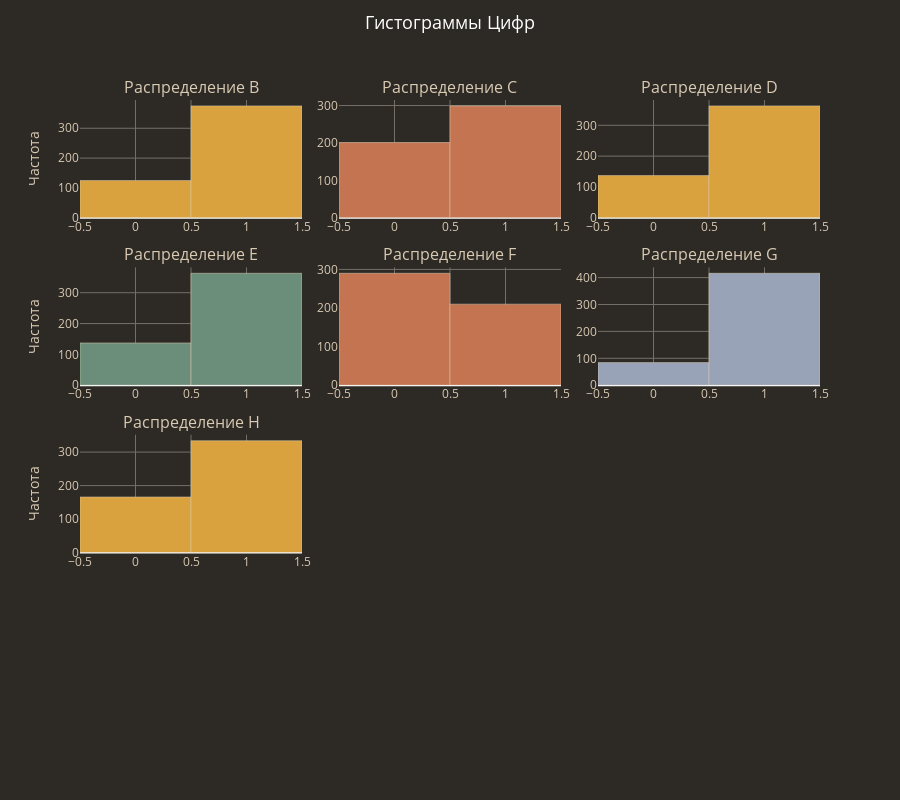

The code cell stored with this chart in its notebook:
### Code cell
hist(df_numeric, title_text='Гистограммы Цифр')

### Figure 1 — Plotly figure (JSON) as saved in the notebook; plotly's stock layout.template omitted (floating-point values rounded to 4 significant figures; data arrays with more than 128 entries replaced by an {"elided": "..."} marker saying what was removed)
{"data": [{"marker": {"color": "#D9A23E", "line": {"color": "#D9CAB3", "width": 0.5}}, "name": "B", "type": "histogram", "x": {"elided": "500 int values"}, "xaxis": "x", "xbins": {"size": 1}, "yaxis": "y"}, {"marker": {"color": "#C47451", "line": {"color": "#D9CAB3", "width": 0.5}}, "name": "C", "type": "histogram", "x": {"elided": "500 int values"}, "xaxis": "x2", "xbins": {"size": 1}, "yaxis": "y2"}, {"marker": {"color": "#D9A23E", "line": {"color": "#D9CAB3", "width": 0.5}}, "name": "D", "type": "histogram", "x": {"elided": "500 int values"}, "xaxis": "x3", "xbins": {"size": 1}, "yaxis": "y3"}, {"marker": {"color": "#6B8E7A", "line": {"color": "#D9CAB3", "width": 0.5}}, "name": "E", "type": "histogram", "x": {"elided": "500 int values"}, "xaxis": "x4", "xbins": {"size": 1}, "yaxis": "y4"}, {"marker": {"color": "#C47451", "line": {"color": "#D9CAB3", "width": 0.5}}, "name": "F", "type": "histogram", "x": {"elided": "500 int values"}, "xaxis": "x5", "xbins": {"size": 1}, "yaxis": "y5"}, {"marker": {"color": "#99A3B8", "line": {"color": "#D9CAB3", "width": 0.5}}, "name": "G", "type": "histogram", "x": {"elided": "500 int values"}, "xaxis": "x6", "xbins": {"size": 1}, "yaxis": "y6"}, {"marker": {"color": "#D9A23E", "line": {"color": "#D9CAB3", "width": 0.5}}, "name": "H", "type": "histogram", "x": {"elided": "500 int values"}, "xaxis": "x7", "xbins": {"size": 1}, "yaxis": "y7"}], "layout": {"annotations": [{"font": {"size": 16}, "showarrow": false, "text": "Распределение B", "x": 0.15, "xanchor": "center", "xref": "paper", "y": 1, "yanchor": "bottom", "yref": "paper"}, {"font": {"size": 16}, "showarrow": false, "text": "Распределение C", "x": 0.5, "xanchor": "center", "xref": "paper", "y": 1, "yanchor": "bottom", "yref": "paper"}, {"font": {"size": 16}, "showarrow": false, "text": "Распределение D", "x": 0.85, "xanchor": "center", "xref": "paper", "y": 1, "yanchor": "bottom", "yref": "paper"}, {"font": {"size": 16}, "showarrow": false, "text": "Распределение E", "x": 0.15, "xanchor": "center", "xref": "paper", "y": 0.73, "yanchor": "bottom", "yref": "paper"}, {"font": {"size": 16}, "showarrow": false, "text": "Распределение F", "x": 0.5, "xanchor": "center", "xref": "paper", "y": 0.73, "yanchor": "bottom", "yref": "paper"}, {"font": {"size": 16}, "showarrow": false, "text": "Распределение G", "x": 0.85, "xanchor": "center", "xref": "paper", "y": 0.73, "yanchor": "bottom", "yref": "paper"}, {"font": {"size": 16}, "showarrow": false, "text": "Распределение H", "x": 0.15, "xanchor": "center", "xref": "paper", "y": 0.46, "yanchor": "bottom", "yref": "paper"}], "autosize": true, "font": {"color": "#D9CAB3"}, "height": 800, "paper_bgcolor": "#2D2A26", "plot_bgcolor": "#2D2A26", "showlegend": false, "title": {"font": {"color": "white", "size": 18}, "text": "Гистограммы Цифр", "x": 0.5, "xanchor": "center", "y": 0.98, "yanchor": "top"}, "xaxis": {"anchor": "y", "color": "#D9CAB3", "domain": [0, 0.3], "gridcolor": "#736E66"}, "xaxis10": {"anchor": "y10", "domain": [0, 0.3]}, "xaxis11": {"anchor": "y11", "domain": [0.35, 0.65]}, "xaxis12": {"anchor": "y12", "domain": [0.7, 1]}, "xaxis2": {"anchor": "y2", "color": "#D9CAB3", "domain": [0.35, 0.65], "gridcolor": "#736E66"}, "xaxis3": {"anchor": "y3", "color": "#D9CAB3", "domain": [0.7, 1], "gridcolor": "#736E66"}, "xaxis4": {"anchor": "y4", "color": "#D9CAB3", "domain": [0, 0.3], "gridcolor": "#736E66"}, "xaxis5": {"anchor": "y5", "color": "#D9CAB3", "domain": [0.35, 0.65], "gridcolor": "#736E66"}, "xaxis6": {"anchor": "y6", "color": "#D9CAB3", "domain": [0.7, 1], "gridcolor": "#736E66"}, "xaxis7": {"anchor": "y7", "color": "#D9CAB3", "domain": [0, 0.3], "gridcolor": "#736E66"}, "xaxis8": {"anchor": "y8", "domain": [0.35, 0.65]}, "xaxis9": {"anchor": "y9", "domain": [0.7, 1]}, "yaxis": {"anchor": "x", "color": "#D9CAB3", "domain": [0.81, 1], "gridcolor": "#736E66", "title": {"text": "Частота"}}, "yaxis10": {"anchor": "x10", "domain": [0, 0.19]}, "yaxis11": {"anchor": "x11", "domain": [0, 0.19]}, "yaxis12": {"anchor": "x12", "domain": [0, 0.19]}, "yaxis2": {"anchor": "x2", "color": "#D9CAB3", "domain": [0.81, 1], "gridcolor": "#736E66"}, "yaxis3": {"anchor": "x3", "color": "#D9CAB3", "domain": [0.81, 1], "gridcolor": "#736E66"}, "yaxis4": {"anchor": "x4", "color": "#D9CAB3", "domain": [0.54, 0.73], "gridcolor": "#736E66", "title": {"text": "Частота"}}, "yaxis5": {"anchor": "x5", "color": "#D9CAB3", "domain": [0.54, 0.73], "gridcolor": "#736E66"}, "yaxis6": {"anchor": "x6", "color": "#D9CAB3", "domain": [0.54, 0.73], "gridcolor": "#736E66"}, "yaxis7": {"anchor": "x7", "color": "#D9CAB3", "domain": [0.27, 0.46], "gridcolor": "#736E66", "title": {"text": "Частота"}}, "yaxis8": {"anchor": "x8", "domain": [0.27, 0.46]}, "yaxis9": {"anchor": "x9", "domain": [0.27, 0.46]}}}
